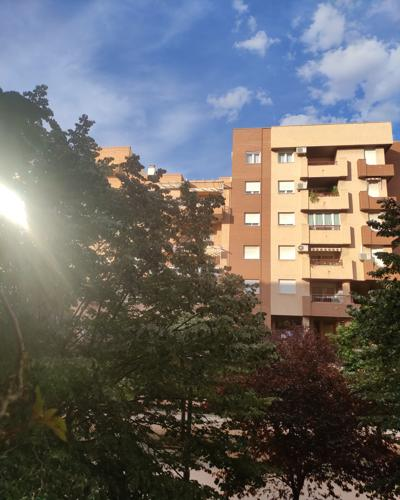
%> input picture HarrisStephenPoints/ownpictures/ownpicturef1.jpg, 400 x 500 px; its folder holds only this picture in this run
$ octave panoramicharrisscript.m   (GNU Octave 9; MATLAB toolbox functions it lacks are replaced by stand-ins)
%> lines starting %> are read from the running program, lines starting %| are printed output that depends on the picture; in (x1, y1, x2, y2) boxes, pixels count from 0 and x2, y2 are one past the last pixel; in counts of white or black regions, pixels touching at a corner belong together; the program's own positions count from 1
### HarrisStephenPoints/Harrisp.m
function esquinas = Harris(I)
% HARRIS Computa las esquinas de Harris
%
%   ESQUINAS = HARRIS(I) devuelve un objeto cornerPoints, ESQUINAS,
%   conteniendo información sobre los puntos característicos detectados en
%   una imagen de grises 2-D, I, usando el algoritmo de Harris-Stephens.

I2 = im2single(I); % Por compatibilidad con algoritmo de Matlab.

% Computar los gradientes horizontales y verticales de la imagen
%convolucionar con un filtro de gradientes
%[-1 0 1]
% COMPLETAR AQUI
Fghorizontal=[-1 0 1];
Fgvertical=[-1 0 1]';
Ix = imfilter(I2,Fghorizontal); %gradientes horizontales
Iy = imfilter(I2,Fgvertical);%gradientes verticales
%gradientes horizontales, fronteras verticales
%gradientes verticales, fronteras horizontales
% HASTA AQUI

figure;
subplot(1,2,1); imshow(Ix,[]); colorbar; title('gradientes horizontales');
subplot(1,2,2); imshow(Iy,[]); colorbar; title('gradientes verticales');
truesize
%Hasta aquí está bien porque estas figuras son correctas


%Matriz de los momentos de segundo orden
%Sumatoria de gradientes en IX^2, Sumatoria IxIY, Sumatoria de gradientes
%IxIy, Sumatoria IY^2
%Primero calculas IX^2 IXIY e IY^2 para cada uno de los pixeles y ahora
%multiplicas por una gaussiana.
%A[i,j] es Sumatoria de Ix^2,
%B[i,j] es Sumatoria de IxIy
%C[i,j] es Sumatoria de Iy^2
% Calcular A, B, C (H = [ A C; C B]);
% COMPLETAR AQUI
%A = sum(Ix^2); Así da error así que no puede ser
%B = sum(Iy^2);
%C = sum(Ix*Iy);

%A = sum(Ix.^2,'all'); %Con esto ahora si son numeros pero me sale una imagen
%B = sum(Iy.^2,'all'); %completamente verde
%C = sum(Ix.*Iy,'all');

%A = sum(Ix.^2); %Con esto la imagen solo tiene una fila
%B = sum(Iy.^2);
%C = sum(Ix.*Iy);

A =(Ix.^2); %Esto parece ser lo correcto
B =(Iy.^2);
C =(Ix.*Iy);

% HASTA AQUI

% Crear un filtro gausiano 5x5 con desv. 5/3.
filtroGausiano = fspecial('gaussian', 5, 5/3);

% Filtrar A, B, C con dicho filtro
A = imfilter(A, filtroGausiano, 'replicate');
B = imfilter(B, filtroGausiano, 'replicate');
C = imfilter(C, filtroGausiano, 'replicate');

% Calcular la métrica de Harris
% COMPLETAR AQUI
%Traza (A+C) suma diagonal principal
%determinante producto diagonal * antidiagonal
%Se puede calcular para todos los píxeles a la vez
%R para todos los píxeles

detH = (A.*B)-(C.*C);  % determinante de H
trH = A+C; % traza de H
k = 0.04; % k
R = detH-(k.*trH.^2); % determinante de H - k * cuadrado de la traza de H;

%Así no es porque hay cuentas que
%no se pueden hacer y no tiene sentido tampoco:
%detH = (A*B)-(C*C);  % determinante de H
%trH = A+C; % traza de H
%k = 0.04; % k
%R = detH-(k*trH^2) % determinante de H - k * cuadrado de la traza de H;
% HASTA AQUI

figure; subplot(1,2,1); imagesc(R); axis image; colormap(jet); colorbar; title('Métrica de Harris');

% Umbralización. Ponemos a 0 los pixels menores que un umbral (1% del
% máximo valor de la métrica)
%El resultado es un mapa de intensidades
%todo lo que esté por debajo de un 1% del máximo no es una esquina
umbral = 0.01 * max(R(:));
% COMPLETAR AQUI
R(R < umbral) = 0;
%Lo debemos poner a 0
% HASTA AQUI

subplot(1,2,2); imagesc(R);  axis image; colormap(jet); colorbar;  title('Métrica de Harris umbralizada');
truesize;
%Esta figura sale mal así que algo es incorrecto
%La esquina estará donde tenga la máxima respuesta en el entorno local
% Supresión de no máximos en regiones con radio 1 (región 3x3)
% Devuelve la lista de posiciones de puntos que son máximos locales
pos = SuprimirNoMaximos(R, 1);%el 1 es el radio

% Seleccionar los valores de la métrica en las posiciones de pos
posMetrica = R(sub2ind(size(I),pos(:,1), pos(:,2)));

%Devolver las esquinas, objeto vector de puntos con la posición del punto y la
%respuesta para este punto.
%posMetrica es R de esos puntos máximos
% Poner la salida como un objeto cornerPoints.
esquinas = cornerPoints([pos(:,2), pos(:,1)], 'Metric', posMetrica);
%todas posiciones x, todas posiciones y y su valor

%figure; subplot(1,2,1); imagesc(posMetrica); axis image; colormap(jet); colorbar; title('Métrica de Harris 2');
%esto es una linea así que no se comprobar cuando estoy eliminando bien los
%no máximos
end


% [27 lines left out: function maximoLocal, not called in this run]

%Se recorre toda la imagen y suponemos un entorno de +-1
%Creas una imagen nueva con lo que puede ser máximos, la vas recorriendo y
%de entre los candidatos a máximos miras si es un máximo local. Si es un
%máximo local conservas ese pixel pero además tienes que eliminar los no
%máximos locales (a 1 pixel de distancia).
function posiciones = SuprimirNoMaximos(R, radio)
% SUPRIMIRNOMAXIMOS suprime los no máximos
%
% POSICIONES = SUPRIMIRNOMAXIMOS(R, RADIO) devuelve la lista de
% posiciones (Y,X) de los píxeles de la matriz R que son máximos
% en un entorno cuadrado de lado 2*RADIO+1

% Inicialmente los candidatos son los que tienen un valor de métrica
% distinto de cero.
maximos = (R ~= 0);

% Si miras alrededor de los bordes de la imagen resultará en error así que
% consideras que ahí no hay esquinas
% No consideraremos los puntos en los bordes de la imagen por lo que los pondremos a false.
%No se encoge la imagen, se suprimen los valores (0=false).
maximos(1:radio,:) = false;
maximos(end-radio+1:end,:) = false;
maximos(:,1:radio) = false;
maximos(:,end-radio+1:end) = false;


for y=1:size(R,1)
    for x=1:size(R,2)
        if maximos(y,x) % == true % Considerar sólo los píxeles candidatos
            if maximoLocal(R, y, x, radio)%dice si un determinado punto es máximo o no
                % Poner a false el entorno (menos el pixel considerado, el centro)
                % COMPLETAR AQUI
                %Pones a 0 todo e cuadrito primero y el punto central a 1
                %después
                %R(y,x)=1;%Si lo dejo con solo esto así parece salir bien pero no estoy eliminando los
                         %no máximos locales

                %R(y,x)=true; %esto también parece funcionar
                %R(2,2)=1; % x tiene tamaño 48 e y 88 así que pues no
                          % tiene sentido
                          %tampoco entiendo esos valores porque según yo
                          %entiendo size si R tiene tamaño 500 x 400
                          %y debería ser 500 y x 400 pero no es lo que dice
                          %matlab al lanzar el debug

                %R(y+1,x+1)=0; %tambien parece funcionar esto pero carece de sentido
                %R(y+1,x)=0;
                %R(y,x+1)=0;
                %R(y-1,x-1)=0; %tambien parece funcionar esto pero carece de sentido
                %R(y-1,x)=0;
                %R(y,x-1)=0;
                %R(y-1,x+1)=0; %tambien parece funcionar esto pero carece de sentido
                %R(y-1,x+1)=0;
                %R(y+1,x-1)=0;
                %R(y,x)=1;

                %Parece que ponga lo que ponga aquí no me está afectando al
                %resultado final...

                maximos(y+1:y+radio,x+1:x+radio)=0;
                maximos(y-1:y-radio,x-1:x-radio)=0;
                maximos(y,x)=true; %Esto es correcto pero debo poner a 0 el entorno


            else
                % El pixel no es un máximo local
                maximos(y,x) = false;
            end
        end
    end
end

% Encontrar y devolver las posiciones a true
%devuelves el vector de puntos que has encontrado
[posicionesy, posicionesx] = find(maximos);
posiciones = [posicionesy, posicionesx] ;

end

%Comparar la utilización de esta función con detect Harris features en el
%script de los panoramas
%Voluntario, alinear las imágenes rusas con la técnica de homografía de panoramas

### HarrisStephenPoints/panoramicharrisscript.m
clear ; close all;

%% Configuracion

ficheros = 'ownpictures/ownpicturef%d.jpg';
iminit = 1;
imfinal = 5;
numImagenes = imfinal-iminit+1;

%% Leer la primera imagen
I = imread(sprintf(ficheros, iminit));
%> I is the input picture: size 500x400x3 uint8; mean R, G, B 106.9, 104.9, 103.6

% Preprocesamiento: convertir a escala de grises
imgGris = rgb2gray(I); %Primera imagen
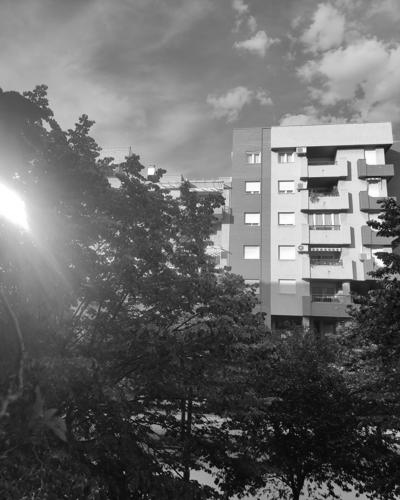
%> imgGris: size 500x400 uint8; min 1, max 255, mean 105.3

%% Detectar puntos singulares y extraer descriptores
%%%% COMPLETAR AQUI
puntos = Harrisp(imgGris);
%> in Harris, `Iy = imfilter(I2,Fgvertical);`:
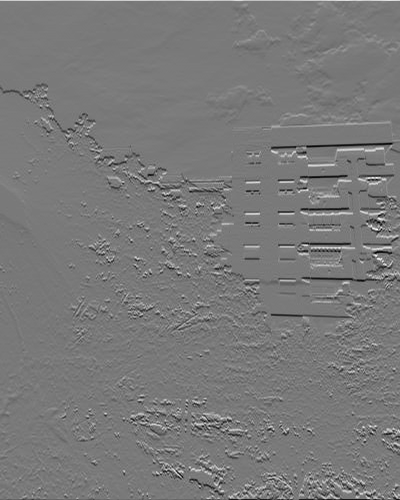
%> Iy: size 500x400 single; min -0.761, max 0.831, mean -0.000456; drawn with min black and max white
%> in Harris, `C = imfilter(C, filtroGausiano, 'replicate');`:
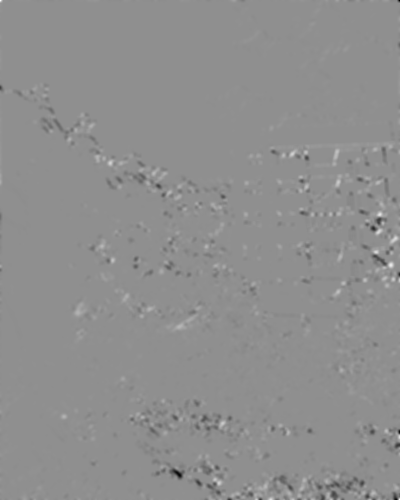
%> C: size 500x400 single; min -0.136, max 0.106, mean -0.000384; drawn with min black and max white
%> in Harris, `R = detH-(k.*trH.^2);`:
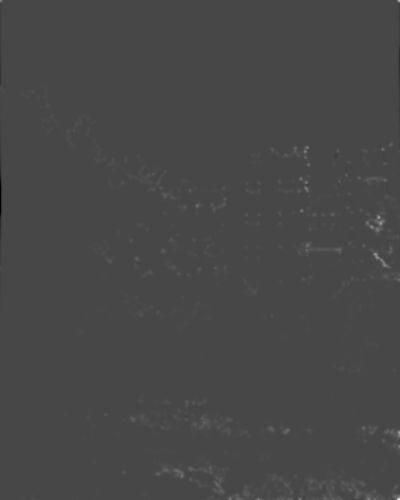
%> R: size 500x400 single; min -0.0163, max 0.0419, mean 0.000131; drawn with min black and max white
%> in Harris, `umbral = 0.01 * max(R(:));`: umbral = 0.000419
%> in SuprimirNoMaximos, `maximos = (R ~= 0);`:
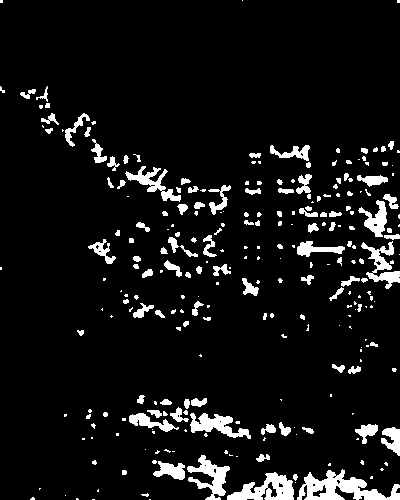
%> maximos: size 500x400 logical; 7.6% white; 266 white regions (151 under 20 px), largest, box (x1, y1, x2, y2) and area: (297, 469, 400, 500) 1540, (227, 472, 294, 500) 1008, (187, 455, 230, 500) 805
%> in SuprimirNoMaximos, `maximos(end-radio+1:end,:) = false;`:
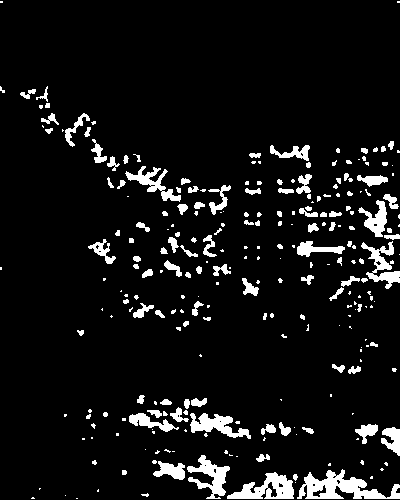
%> maximos: size 500x400 logical; 7.5% white; 263 white regions (148 under 20 px), largest, box (x1, y1, x2, y2) and area: (297, 469, 400, 499) 1455, (227, 472, 294, 499) 950, (187, 455, 230, 499) 789
%> in SuprimirNoMaximos, `maximos(:,end-radio+1:end) = false;`: maximos: size 500x400 logical; 7.5% white; 262 white regions (147 under 20 px), largest, box (x1, y1, x2, y2) and area: (297, 469, 399, 499) 1446, (227, 472, 294, 499) 950, (187, 455, 230, 499) 789
%> after the loop in SuprimirNoMaximos, `for y=1:size(R,1)`:
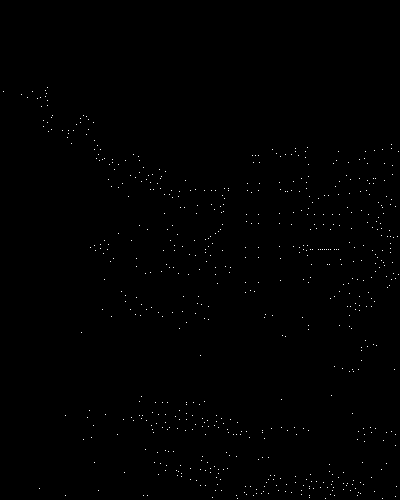
%> maximos: size 500x400 logical; 0.32% white in thin lines or dots, all inside (x1, y1, x2, y2) = (3, 87, 399, 499)
%> in SuprimirNoMaximos, `[posicionesy, posicionesx] = find(maximos);`: posicionesy = 642 values from 88 to 499; posicionesx = 642 values from 4 to 399
%> in SuprimirNoMaximos, `posiciones = [posicionesy, posicionesx] ;`: posiciones = 642 rows, first 12: [92 4; 95 22; 98 28; 92 33; 99 38; 489 40; 98 41; 107 42; 121 44; 127 44; 91 46; 97 46]
%> in Harris, `pos = SuprimirNoMaximos(R, 1);`: pos has the same summary as posiciones in SuprimirNoMaximos
%> in Harris, `posMetrica = R(sub2ind(size(I),pos(:,1), pos(:,2)));`: posMetrica = 642 values, max 0.0181 at index 594, min 0.00042 at index 129, mean 0.00249
%> in Harris, `esquinas = cornerPoints([pos(:,2), pos(:,1)], 'Metric', posMetrica);`: esquinas = 642 points; strongest (x, y): (4, 92), (22, 95), (28, 98), (33, 92), (38, 99)
%> puntos has the same summary as esquinas in Harris
[caract, puntos] = extractFeatures(imgGris, puntos); %Todo esto es de la primera
%> puntos = 368 points; strongest (x, y): (63, 131), (66, 416), (68, 138), (69, 131), (69, 134)
% imagen
%%%% HASTA AQUI

%% Inicializar la transformación de la primera imagen a la identidad
transformacion(iminit) = projective2d(eye(3));

%% Estimar la transfomación para el resto de las imágenes
%Cada nueva imagen se calcula respecto a la anterior
for i = iminit+1:imfinal % Puesto que la imagen iminit ya la hemos procesado
    % guardar los datos de la imagen anterior.
    puntosAnterior = puntos;
%> puntosAnterior has the same summary as puntos
    caractAnterior = caract;

    % Leer y preprocesar la siguiente imagen
%> (the run ends here)
